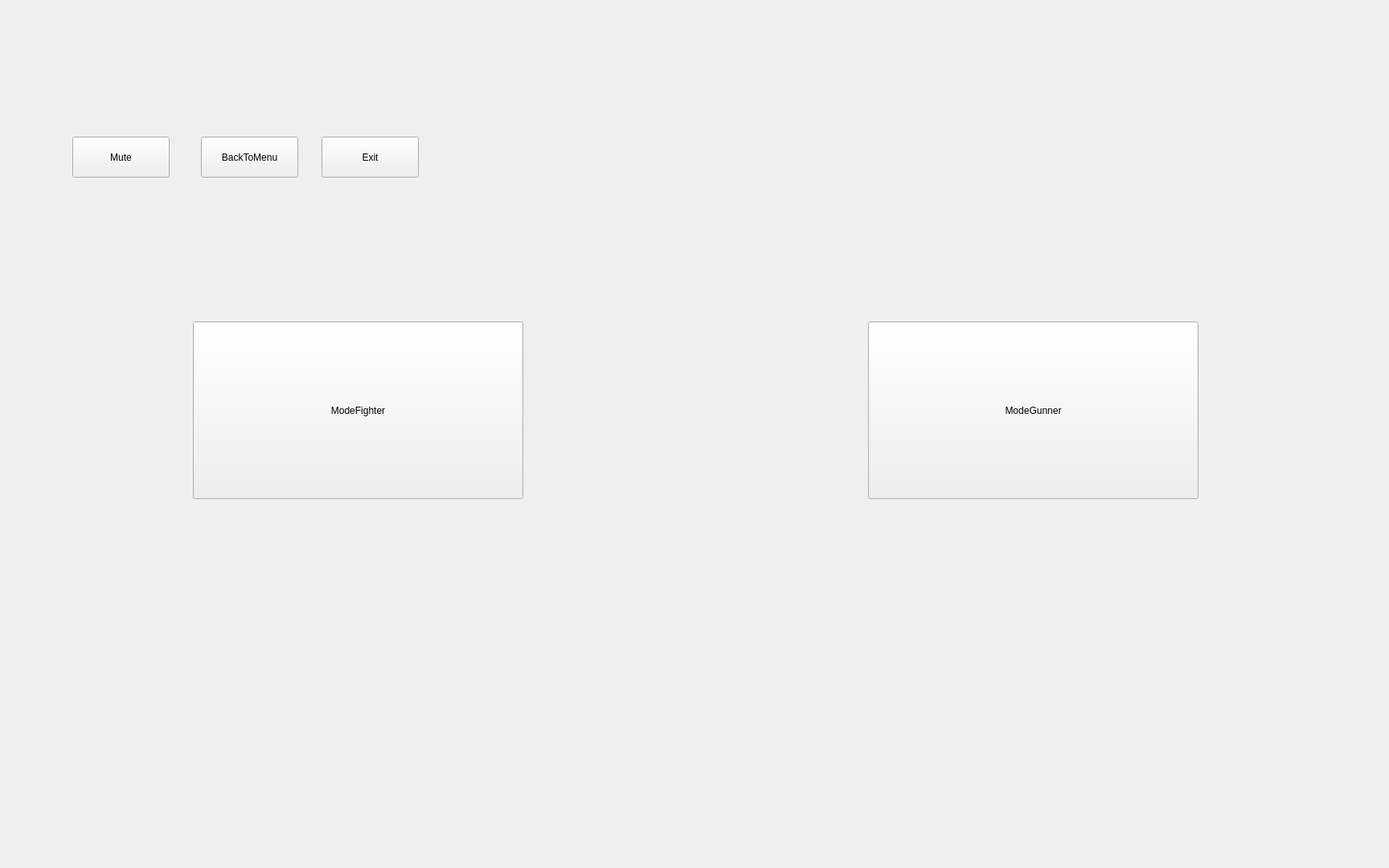
<?xml version="1.0" encoding="UTF-8"?>
<ui version="4.0">
 <class>RoleSelect</class>
 <widget class="QWidget" name="RoleSelect">
  <property name="geometry">
   <rect>
    <x>0</x>
    <y>0</y>
    <width>1728</width>
    <height>1080</height>
   </rect>
  </property>
  <property name="windowTitle">
   <string>RoleSelecting</string>
  </property>
  <property name="windowIcon">
   <iconset resource="imgs.qrc">
    <normaloff>:/img/ImagesForCapoo/WindowIcon.png</normaloff>:/img/ImagesForCapoo/WindowIcon.png</iconset>
  </property>
  <property name="styleSheet">
   <string notr="true">RoleSelect
{
background-image: url(:/img/ImagesForCapoo/GameBackGround.jpg);
}</string>
  </property>
  <widget class="QPushButton" name="MuteButton">
   <property name="geometry">
    <rect>
     <x>90</x>
     <y>170</y>
     <width>121</width>
     <height>51</height>
    </rect>
   </property>
   <property name="text">
    <string>Mute</string>
   </property>
  </widget>
  <widget class="QPushButton" name="BackButton">
   <property name="geometry">
    <rect>
     <x>250</x>
     <y>170</y>
     <width>121</width>
     <height>51</height>
    </rect>
   </property>
   <property name="text">
    <string>BackToMenu</string>
   </property>
  </widget>
  <widget class="QPushButton" name="ExitButton">
   <property name="geometry">
    <rect>
     <x>400</x>
     <y>170</y>
     <width>121</width>
     <height>51</height>
    </rect>
   </property>
   <property name="text">
    <string>Exit</string>
   </property>
  </widget>
  <widget class="QPushButton" name="ModeFighter">
   <property name="geometry">
    <rect>
     <x>240</x>
     <y>400</y>
     <width>411</width>
     <height>221</height>
    </rect>
   </property>
   <property name="text">
    <string>ModeFighter</string>
   </property>
   <property name="icon">
    <iconset resource="imgs.qrc">
     <normaloff>:/img/ImagesForCapoo/ModeFighter.png</normaloff>:/img/ImagesForCapoo/ModeFighter.png</iconset>
   </property>
   <property name="iconSize">
    <size>
     <width>200</width>
     <height>100</height>
    </size>
   </property>
  </widget>
  <widget class="QPushButton" name="ModeGunner">
   <property name="geometry">
    <rect>
     <x>1080</x>
     <y>400</y>
     <width>411</width>
     <height>221</height>
    </rect>
   </property>
   <property name="text">
    <string>ModeGunner</string>
   </property>
   <property name="icon">
    <iconset resource="imgs.qrc">
     <normaloff>:/img/ImagesForCapoo/ModeGunner.jpg</normaloff>:/img/ImagesForCapoo/ModeGunner.jpg</iconset>
   </property>
   <property name="iconSize">
    <size>
     <width>999</width>
     <height>999</height>
    </size>
   </property>
  </widget>
 </widget>
 <resources>
  <include location="imgs.qrc"/>
 </resources>
 <connections/>
</ui>
